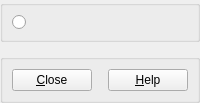
<ui version="4.0" >
 <class>MeasureGUI_SkeletonBox_QTD</class>
 <widget class="QWidget" name="MeasureGUI_SkeletonBox_QTD" >
  <property name="geometry" >
   <rect>
    <x>0</x>
    <y>0</y>
    <width>200</width>
    <height>92</height>
   </rect>
  </property>
  <property name="windowTitle" >
   <string/>
  </property>
  <layout class="QGridLayout" >
   <property name="margin" >
    <number>0</number>
   </property>
   <property name="spacing" >
    <number>6</number>
   </property>
   <item row="2" column="0" >
    <widget class="QGroupBox" name="GroupButtons" >
     <property name="title" >
      <string/>
     </property>
     <layout class="QHBoxLayout" >
      <property name="margin" >
       <number>9</number>
      </property>
      <property name="spacing" >
       <number>6</number>
      </property>
      <item>
       <widget class="QPushButton" name="buttonClose" >
        <property name="text" >
         <string>&amp;Close</string>
        </property>
       </widget>
      </item>
      <item>
       <spacer>
        <property name="orientation" >
         <enum>Qt::Horizontal</enum>
        </property>
        <property name="sizeHint" >
         <size>
          <width>40</width>
          <height>20</height>
         </size>
        </property>
       </spacer>
      </item>
      <item>
       <widget class="QPushButton" name="buttonHelp" >
        <property name="text" >
         <string>&amp;Help</string>
        </property>
       </widget>
      </item>
     </layout>
    </widget>
   </item>
   <item row="1" column="0" >
    <widget class="QWidget" native="1" name="GroupMedium" />
   </item>
   <item row="0" column="0" >
    <widget class="QGroupBox" name="GroupConstructors" >
     <property name="title" >
      <string/>
     </property>
     <layout class="QHBoxLayout" >
      <property name="margin" >
       <number>9</number>
      </property>
      <property name="spacing" >
       <number>6</number>
      </property>
      <item>
       <widget class="QRadioButton" name="RadioButton1" >
        <property name="text" >
         <string/>
        </property>
       </widget>
      </item>
     </layout>
    </widget>
   </item>
  </layout>
 </widget>
 <resources/>
 <connections/>
</ui>
